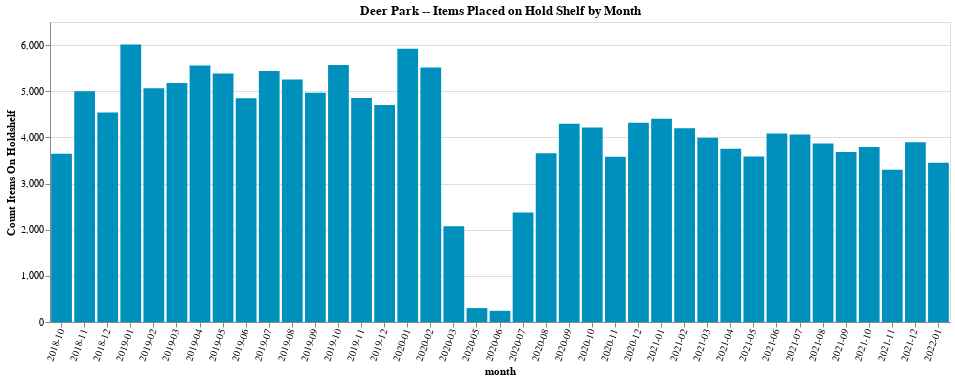

Write notebook code for a chart like this one.
### Code cell
chart = alt.Chart(df).mark_bar(color="#0090bd").encode(
    # x='end_date:T',
    x=alt.X(
        'on_holdshelf_month:O',
        axis=alt.Axis(title='month', labelAngle=-70),
        # sort='-y'
    ),
    y=alt.Y(
        'count_holds_for_pickup:Q',
        title = 'Count Items On Holdshelf',
        # scale = alt.Scale(domain=[0,100]),
    ),
    # tooltip=['branch_name', 'item_format', 'percent_checked_out', 'count_items', 'count_current_checkout', 'sum_checkout_total', 'sum_renewal_total', 'sum_price']
).properties(
    title="{} -- Items Placed on Hold Shelf by Month".format(branch_name),
    width=900,
)

chart.display()

# we can save this file to an html file: name + date if that's what we want
chart.save(
    'output-{}.html'.format(
        pd.Timestamp('now').strftime('%Y-%m-%d')
    )
)

### Figure 1 — Vega-Lite specification as saved in the notebook (floating-point values rounded to 4 significant figures)
{"config": {"view": {"continuousWidth": 400, "continuousHeight": 300}}, "data": {"name": "data-fc25e807357260226e86e890a343a103"}, "mark": {"type": "bar", "color": "#0090bd"}, "encoding": {"x": {"axis": {"labelAngle": -70, "title": "month"}, "field": "on_holdshelf_month", "type": "ordinal"}, "y": {"field": "count_holds_for_pickup", "title": "Count Items On Holdshelf", "type": "quantitative"}}, "title": "Deer Park -- Items Placed on Hold Shelf by Month", "width": 900, "$schema": "https://vega.github.io/schema/vega-lite/v4.17.0.json", "datasets": {"data-fc25e807357260226e86e890a343a103": [{"on_holdshelf_month": "2022-01", "pickup_location_code": "dp", ":branch_name": "Deer Park", "count_holds_for_pickup": 3448}, {"on_holdshelf_month": "2021-12", "pickup_location_code": "dp", ":branch_name": "Deer Park", "count_holds_for_pickup": 3895}, {"on_holdshelf_month": "2021-11", "pickup_location_code": "dp", ":branch_name": "Deer Park", "count_holds_for_pickup": 3300}, {"on_holdshelf_month": "2021-10", "pickup_location_code": "dp", ":branch_name": "Deer Park", "count_holds_for_pickup": 3793}, {"on_holdshelf_month": "2021-09", "pickup_location_code": "dp", ":branch_name": "Deer Park", "count_holds_for_pickup": 3681}, {"on_holdshelf_month": "2021-08", "pickup_location_code": "dp", ":branch_name": "Deer Park", "count_holds_for_pickup": 3867}, {"on_holdshelf_month": "2021-07", "pickup_location_code": "dp", ":branch_name": "Deer Park", "count_holds_for_pickup": 4065}, {"on_holdshelf_month": "2021-06", "pickup_location_code": "dp", ":branch_name": "Deer Park", "count_holds_for_pickup": 4084}, {"on_holdshelf_month": "2021-05", "pickup_location_code": "dp", ":branch_name": "Deer Park", "count_holds_for_pickup": 3584}, {"on_holdshelf_month": "2021-04", "pickup_location_code": "dp", ":branch_name": "Deer Park", "count_holds_for_pickup": 3756}, {"on_holdshelf_month": "2021-03", "pickup_location_code": "dp", ":branch_name": "Deer Park", "count_holds_for_pickup": 3994}, {"on_holdshelf_month": "2021-02", "pickup_location_code": "dp", ":branch_name": "Deer Park", "count_holds_for_pickup": 4197}, {"on_holdshelf_month": "2021-01", "pickup_location_code": "dp", ":branch_name": "Deer Park", "count_holds_for_pickup": 4406}, {"on_holdshelf_month": "2020-12", "pickup_location_code": "dp", ":branch_name": "Deer Park", "count_holds_for_pickup": 4316}, {"on_holdshelf_month": "2020-11", "pickup_location_code": "dp", ":branch_name": "Deer Park", "count_holds_for_pickup": 3579}, {"on_holdshelf_month": "2020-10", "pickup_location_code": "dp", ":branch_name": "Deer Park", "count_holds_for_pickup": 4213}, {"on_holdshelf_month": "2020-09", "pickup_location_code": "dp", ":branch_name": "Deer Park", "count_holds_for_pickup": 4295}, {"on_holdshelf_month": "2020-08", "pickup_location_code": "dp", ":branch_name": "Deer Park", "count_holds_for_pickup": 3655}, {"on_holdshelf_month": "2020-07", "pickup_location_code": "dp", ":branch_name": "Deer Park", "count_holds_for_pickup": 2371}, {"on_holdshelf_month": "2020-06", "pickup_location_code": "dp", ":branch_name": "Deer Park", "count_holds_for_pickup": 243}, {"on_holdshelf_month": "2020-05", "pickup_location_code": "dp", ":branch_name": "Deer Park", "count_holds_for_pickup": 301}, {"on_holdshelf_month": "2020-03", "pickup_location_code": "dp", ":branch_name": "Deer Park", "count_holds_for_pickup": 2074}, {"on_holdshelf_month": "2020-02", "pickup_location_code": "dp", ":branch_name": "Deer Park", "count_holds_for_pickup": 5514}, {"on_holdshelf_month": "2020-01", "pickup_location_code": "dp", ":branch_name": "Deer Park", "count_holds_for_pickup": 5921}, {"on_holdshelf_month": "2019-12", "pickup_location_code": "dp", ":branch_name": "Deer Park", "count_holds_for_pickup": 4699}, {"on_holdshelf_month": "2019-11", "pickup_location_code": "dp", ":branch_name": "Deer Park", "count_holds_for_pickup": 4854}, {"on_holdshelf_month": "2019-10", "pickup_location_code": "dp", ":branch_name": "Deer Park", "count_holds_for_pickup": 5571}, {"on_holdshelf_month": "2019-09", "pickup_location_code": "dp", ":branch_name": "Deer Park", "count_holds_for_pickup": 4968}, {"on_holdshelf_month": "2019-08", "pickup_location_code": "dp", ":branch_name": "Deer Park", "count_holds_for_pickup": 5254}, {"on_holdshelf_month": "2019-07", "pickup_location_code": "dp", ":branch_name": "Deer Park", "count_holds_for_pickup": 5439}, {"on_holdshelf_month": "2019-06", "pickup_location_code": "dp", ":branch_name": "Deer Park", "count_holds_for_pickup": 4849}, {"on_holdshelf_month": "2019-05", "pickup_location_code": "dp", ":branch_name": "Deer Park", "count_holds_for_pickup": 5384}, {"on_holdshelf_month": "2019-04", "pickup_location_code": "dp", ":branch_name": "Deer Park", "count_holds_for_pickup": 5556}, {"on_holdshelf_month": "2019-03", "pickup_location_code": "dp", ":branch_name": "Deer Park", "count_holds_for_pickup": 5180}, {"on_holdshelf_month": "2019-02", "pickup_location_code": "dp", ":branch_name": "Deer Park", "count_holds_for_pickup": 5064}, {"on_holdshelf_month": "2019-01", "pickup_location_code": "dp", ":branch_name": "Deer Park", "count_holds_for_pickup": 6011}, {"on_holdshelf_month": "2018-12", "pickup_location_code": "dp", ":branch_name": "Deer Park", "count_holds_for_pickup": 4540}, {"on_holdshelf_month": "2018-11", "pickup_location_code": "dp", ":branch_name": "Deer Park", "count_holds_for_pickup": 4997}, {"on_holdshelf_month": "2018-10", "pickup_location_code": "dp", ":branch_name": "Deer Park", "count_holds_for_pickup": 3645}]}}
